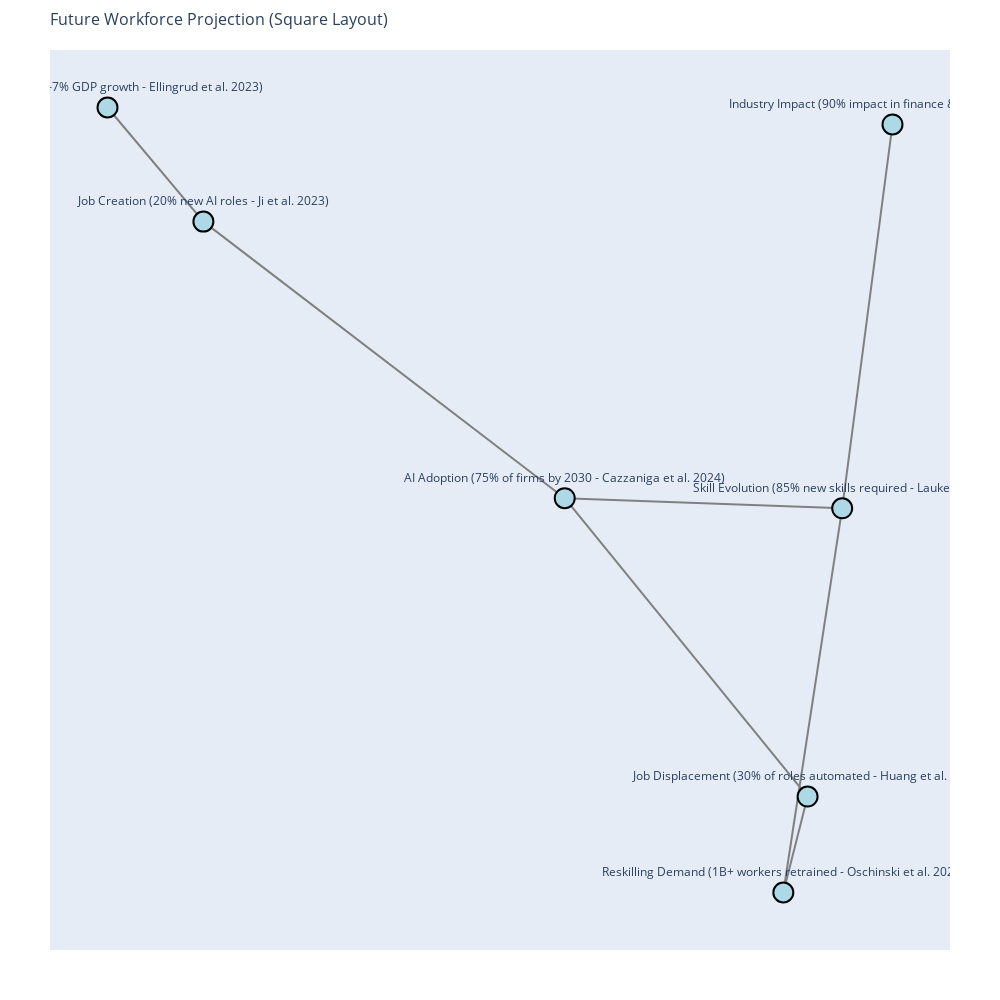

The notebook cell this image was saved under:
### Code cell
import networkx as nx
import plotly.graph_objects as go

# Define the graph
G = nx.DiGraph()

# Nodes with labels (Preserving all information)
nodes = {
    "AI Adoption": "AI Adoption\n(75% of firms by 2030 - Cazzaniga et al. 2024)",
    "Job Displacement": "Job Displacement\n(30% of roles automated - Huang et al. 2023)",
    "Job Creation": "Job Creation\n(20% new AI roles - Ji et al. 2023)",
    "Skill Evolution": "Skill Evolution\n(85% new skills required - Laukes 2024)",
    "Industry Impact": "Industry Impact\n(90% impact in finance & tech - Rane 2023)",
    "Economic Shift": "Economic Shift\n(5-7% GDP growth - Ellingrud et al. 2023)",
    "Reskilling Demand": "Reskilling Demand\n(1B+ workers retrained - Oschinski et al. 2024)"
}

# Add nodes
for node in nodes:
    G.add_node(node, label=nodes[node])

# Define edges
edges = [
    ("AI Adoption", "Job Displacement"),
    ("AI Adoption", "Job Creation"),
    ("AI Adoption", "Skill Evolution"),
    ("Skill Evolution", "Reskilling Demand"),
    ("Job Creation", "Economic Shift"),
    ("Job Displacement", "Reskilling Demand"),
    ("Skill Evolution", "Industry Impact")
]
G.add_edges_from(edges)

# Use a **square-like layout**
pos = nx.spring_layout(G, seed=42)  # Keeps positioning stable
scale_factor = 2.0  # Ensures it's a perfect square
for key in pos:
    pos[key] = (pos[key][0] * scale_factor, pos[key][1] * scale_factor)

# Create Plotly edge traces
edge_traces = []
for edge in edges:
    x0, y0 = pos[edge[0]]
    x1, y1 = pos[edge[1]]
    edge_traces.append(go.Scatter(
        x=[x0, x1, None], y=[y0, y1, None],  # Draws edges between nodes
        mode="lines", line=dict(width=2, color="gray"),
        hoverinfo="none"
    ))

# Create Plotly node traces
node_x, node_y, node_text = [], [], []
for node in nodes:
    x, y = pos[node]
    node_x.append(x)
    node_y.append(y)
    node_text.append(nodes[node])

node_trace = go.Scatter(
    x=node_x, y=node_y, mode="markers+text",
    text=node_text, textposition="top center",
    marker=dict(size=20, color="lightblue", line=dict(width=2, color="black")),
    hoverinfo="text"
)

# Create figure
fig = go.Figure(data=edge_traces + [node_trace])
fig.update_layout(
    title="Future Workforce Projection (Square Layout)",
    title_font_size=16,
    showlegend=False,
    hovermode="closest",
    margin=dict(t=50, b=50, l=50, r=50),
    xaxis=dict(showgrid=False, zeroline=False, showticklabels=False),
    yaxis=dict(showgrid=False, zeroline=False, showticklabels=False),
    width=1000, height=1000  # Ensures a perfect square
)

# Show interactive graph
fig.show()

### Figure 1 — Plotly figure (JSON) as saved in the notebook; plotly's stock layout.template omitted (floating-point values rounded to 4 significant figures)
{"data": [{"hoverinfo": "none", "line": {"color": "gray", "width": 2}, "mode": "lines", "type": "scatter", "x": [-0.1161, 0.6792, null], "y": [-0.2184, -1.567, null]}, {"hoverinfo": "none", "line": {"color": "gray", "width": 2}, "mode": "lines", "type": "scatter", "x": [-0.1161, -1.299, null], "y": [-0.2184, 1.031, null]}, {"hoverinfo": "none", "line": {"color": "gray", "width": 2}, "mode": "lines", "type": "scatter", "x": [-0.1161, 0.7924, null], "y": [-0.2184, -0.2641, null]}, {"hoverinfo": "none", "line": {"color": "gray", "width": 2}, "mode": "lines", "type": "scatter", "x": [0.7924, 0.5997, null], "y": [-0.2641, -2, null]}, {"hoverinfo": "none", "line": {"color": "gray", "width": 2}, "mode": "lines", "type": "scatter", "x": [-1.299, -1.613, null], "y": [1.031, 1.547, null]}, {"hoverinfo": "none", "line": {"color": "gray", "width": 2}, "mode": "lines", "type": "scatter", "x": [0.6792, 0.5997, null], "y": [-1.567, -2, null]}, {"hoverinfo": "none", "line": {"color": "gray", "width": 2}, "mode": "lines", "type": "scatter", "x": [0.7924, 0.9572, null], "y": [-0.2641, 1.47, null]}, {"hoverinfo": "text", "marker": {"color": "lightblue", "line": {"color": "black", "width": 2}, "size": 20}, "mode": "markers+text", "text": ["AI Adoption\n(75% of firms by 2030 - Cazzaniga et al. 2024)", "Job Displacement\n(30% of roles automated - Huang et al. 2023)", "Job Creation\n(20% new AI roles - Ji et al. 2023)", "Skill Evolution\n(85% new skills required - Laukes 2024)", "Industry Impact\n(90% impact in finance & tech - Rane 2023)", "Economic Shift\n(5-7% GDP growth - Ellingrud et al. 2023)", "Reskilling Demand\n(1B+ workers retrained - Oschinski et al. 2024)"], "textposition": "top center", "type": "scatter", "x": [-0.1161, 0.6792, -1.299, 0.7924, 0.9572, -1.613, 0.5997], "y": [-0.2184, -1.567, 1.031, -0.2641, 1.47, 1.547, -2]}], "layout": {"height": 1000, "hovermode": "closest", "margin": {"b": 50, "l": 50, "r": 50, "t": 50}, "showlegend": false, "title": {"font": {"size": 16}, "text": "Future Workforce Projection (Square Layout)"}, "width": 1000, "xaxis": {"autorange": true, "range": [-1.802, 1.145], "showgrid": false, "showticklabels": false, "type": "linear", "zeroline": false}, "yaxis": {"autorange": true, "range": [-2.26, 1.807], "showgrid": false, "showticklabels": false, "type": "linear", "zeroline": false}}}
